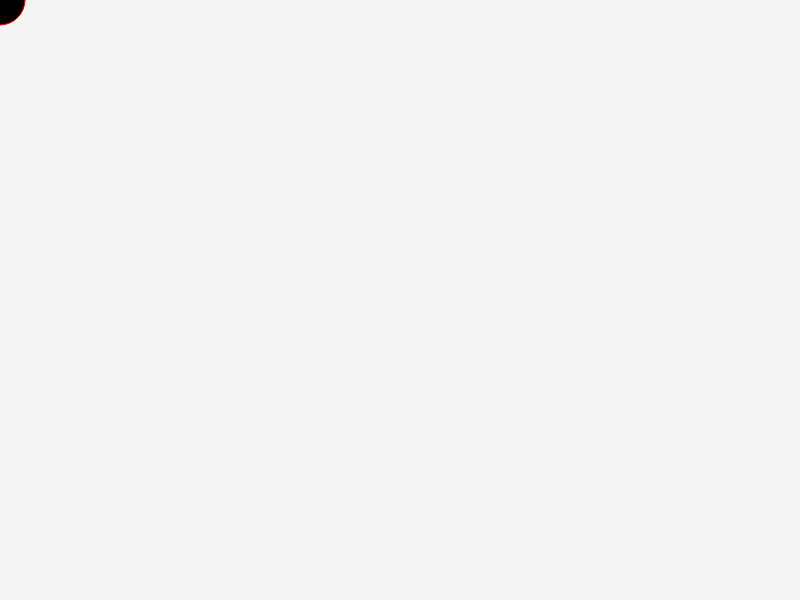
Frame 1 (no input)
Frame 60 (no input): identical to frame 1, image omitted
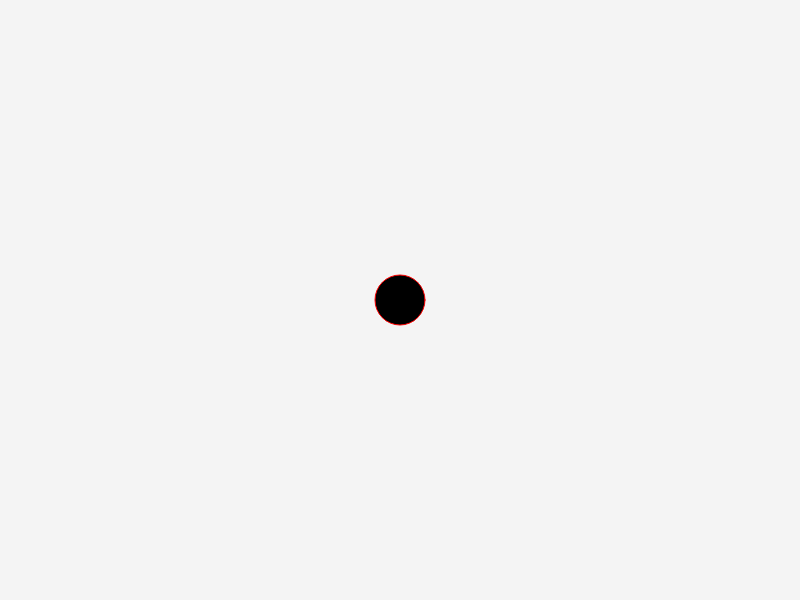
Frame 120 (the mouse pressed at the canvas centre since frame 60)

The p5.js sketch that drew these frames (run headless with seeded random() and noise() and a simulated clock; from frame 60 on, the mouse is pressed at the canvas centre):

// p5.js sketch
// ── sketch.js
function setup(){
  var cnv = createCanvas(displayWidth, displayHeight);
  cnv.position(0,0);
  cnv.style('position', 'fixed');
  cnv.style('display', 'block');
  cnv.style('z-index','-1'); // thanks Shiffman: https://www.youtube.com/watch?v=OIfEHD3KqCg
}

function draw(){
  background(244);
  fill(0);
  stroke(255,0,0)
  ellipse(mouseX,mouseY,50,50);
}
